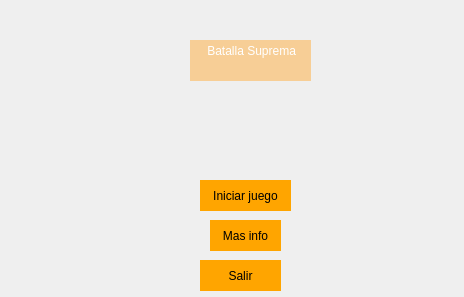
<?xml version="1.0" encoding="UTF-8"?>
<ui version="4.0">
 <class>Widget</class>
 <widget class="QWidget" name="Widget">
  <property name="geometry">
   <rect>
    <x>0</x>
    <y>0</y>
    <width>464</width>
    <height>297</height>
   </rect>
  </property>
  <property name="windowTitle">
   <string>Widget</string>
  </property>
  <property name="toolTip">
   <string>&lt;!DOCTYPE HTML PUBLIC &quot;-//W3C//DTD HTML 4.0//EN&quot; &quot;http://www.w3.org/TR/REC-html40/strict.dtd&quot;&gt;
&lt;html&gt;&lt;head&gt;&lt;meta name=&quot;qrichtext&quot; content=&quot;1&quot; /&gt;&lt;meta charset=&quot;utf-8&quot; /&gt;&lt;style type=&quot;text/css&quot;&gt;
p, li { white-space: pre-wrap; }
hr { height: 1px; border-width: 0; }
li.unchecked::marker { content: &quot;\2610&quot;; }
li.checked::marker { content: &quot;\2612&quot;; }
&lt;/style&gt;&lt;/head&gt;&lt;body style=&quot; font-family:'Segoe UI'; font-size:9pt; font-weight:400; font-style:normal;&quot;&gt;
&lt;p style=&quot;-qt-paragraph-type:empty; margin-top:0px; margin-bottom:0px; margin-left:0px; margin-right:0px; -qt-block-indent:0; text-indent:0px;&quot;&gt;&lt;br /&gt;&lt;/p&gt;&lt;/body&gt;&lt;/html&gt;</string>
  </property>
  <property name="styleSheet">
   <string notr="true">background-image: url(C:/Users/Usuario/Documents/proyecto-videojuego/videojuego/build/Desktop_Qt_6_8_2_MinGW_64_bit-Debug/fondo.png);
        background-repeat: no-repeat;
                    background-position: center;
                 </string>
  </property>
  <widget class="QPushButton" name="Informacion">
   <property name="geometry">
    <rect>
     <x>210</x>
     <y>220</y>
     <width>71</width>
     <height>31</height>
    </rect>
   </property>
   <property name="styleSheet">
    <string notr="true">background-color: orange; 
border: none;</string>
   </property>
   <property name="text">
    <string>Mas info</string>
   </property>
  </widget>
  <widget class="QPushButton" name="Juego">
   <property name="geometry">
    <rect>
     <x>200</x>
     <y>180</y>
     <width>91</width>
     <height>31</height>
    </rect>
   </property>
   <property name="styleSheet">
    <string notr="true">background-color:orange;
border:none;
</string>
   </property>
   <property name="text">
    <string>Iniciar juego</string>
   </property>
  </widget>
  <widget class="QPushButton" name="Salir">
   <property name="geometry">
    <rect>
     <x>200</x>
     <y>260</y>
     <width>81</width>
     <height>31</height>
    </rect>
   </property>
   <property name="styleSheet">
    <string notr="true">background-color: orange; 
border: none;</string>
   </property>
   <property name="text">
    <string>Salir</string>
   </property>
  </widget>
  <widget class="QTextBrowser" name="titulo">
   <property name="geometry">
    <rect>
     <x>190</x>
     <y>40</y>
     <width>121</width>
     <height>41</height>
    </rect>
   </property>
   <property name="styleSheet">
    <string notr="true">background-color: rgba(255, 172, 60, 127);
border: none;
color: white;</string>
   </property>
   <property name="html">
    <string>&lt;!DOCTYPE HTML PUBLIC &quot;-//W3C//DTD HTML 4.0//EN&quot; &quot;http://www.w3.org/TR/REC-html40/strict.dtd&quot;&gt;
&lt;html&gt;&lt;head&gt;&lt;meta name=&quot;qrichtext&quot; content=&quot;1&quot; /&gt;&lt;meta charset=&quot;utf-8&quot; /&gt;&lt;style type=&quot;text/css&quot;&gt;
p, li { white-space: pre-wrap; }
hr { height: 1px; border-width: 0; }
li.unchecked::marker { content: &quot;\2610&quot;; }
li.checked::marker { content: &quot;\2612&quot;; }
&lt;/style&gt;&lt;/head&gt;&lt;body style=&quot; font-family:'Segoe UI'; font-size:9pt; font-weight:400; font-style:normal;&quot;&gt;
&lt;p style=&quot; margin-top:0px; margin-bottom:0px; margin-left:0px; margin-right:0px; -qt-block-indent:0; text-indent:0px;&quot;&gt;    Batalla Suprema&lt;/p&gt;
&lt;p style=&quot;-qt-paragraph-type:empty; margin-top:0px; margin-bottom:0px; margin-left:0px; margin-right:0px; -qt-block-indent:0; text-indent:0px;&quot;&gt;&lt;br /&gt;&lt;/p&gt;&lt;/body&gt;&lt;/html&gt;</string>
   </property>
  </widget>
 </widget>
 <resources/>
 <connections/>
</ui>
